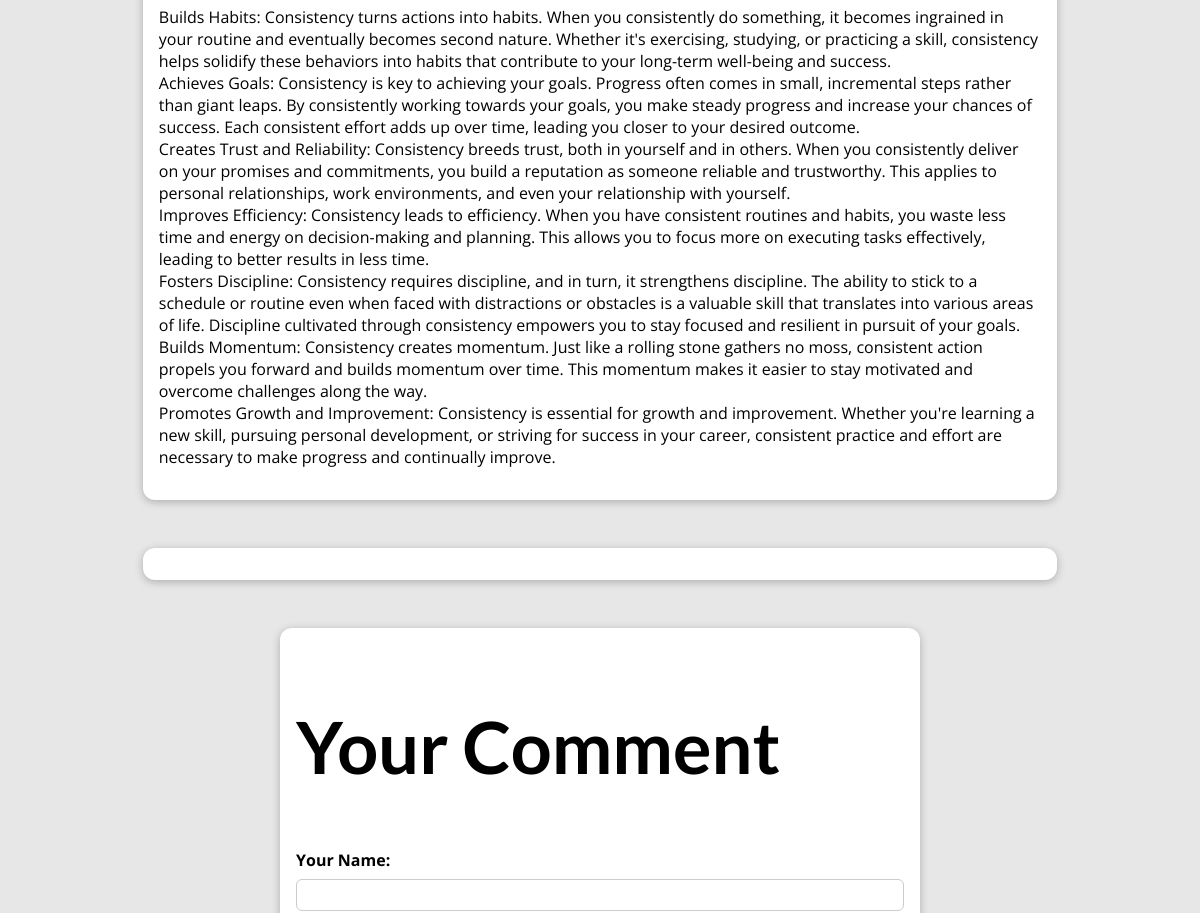
The app's page /posts/importance-of-consistency-in-life (middle part), older data.
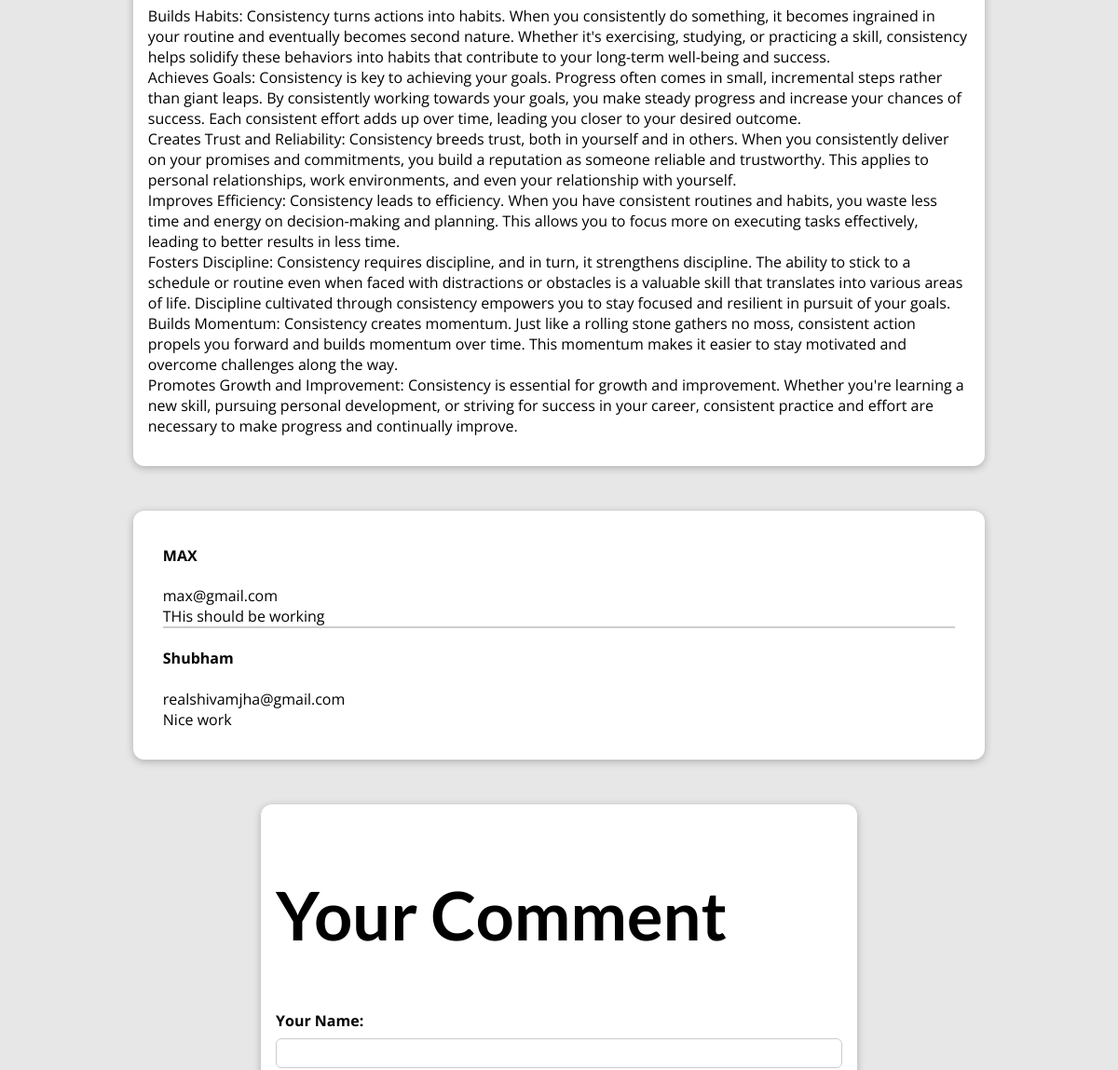
The same page, newer data.
### blog/models.py (models this page shows, shortened)
class Comments(models.Model):
    user_name=models.CharField(max_length=100)
    user_email=models.EmailField(max_length=100)
    comment_text=models.TextField(max_length=500)
    blog=models.ForeignKey(Blog,on_delete=models.CASCADE,related_name="comments",null=True)

### blog/views.py (the view, shortened to what this page needs)
# urls.py: path("posts/<slug:slug>", views.PostDetail.as_view(), name="post-detail-page"),
class PostDetail(View):
    def get(self,request,slug):
        blog=Blog.objects.get(slug=slug)
        context={
            "post":blog,
            "post_tags":blog.tags.all(),
            "comment_form":CommentForm(),
            "comments":blog.comments.all().order_by("-id")
        }
        return render(request,"blog/post-detail.html",context)

### blog/forms.py
class CommentForm(forms.ModelForm):
    class Meta:
        model=Comments
        exclude=["blog"]
        labels={
            "user_name":"Your Name",
            "comment_text":"Your Feedback"
        }
        error_messages={
            "user_name":{
                "required":"Your name must not be empty"}
        }

### blog/models.py (called while the page is built)
    def __str__(self):
        return self.firstname+" "+self.lastname

### blog/templates/blog/post-detail.html (shortened to what this page needs)
{% extends 'base.html' %}
{% load static %}
{% block css_files %}
<link rel="stylesheet" href="{% static 'blog/postdetail.css' %}" />
{% endblock %}
{% block content %}
<section id="summary">
    <main>
        {{post.content|linebreaks}}
    </main>
    <section id="comments">
        <ul>
        {% for comment in comments %}
        <li>
        <h4>{{comment.user_name}}</h4>
        {{comment.user_email}}<br>
        {{comment.comment_text}}</li>
        {% endfor %}
    </ul>
    </section>
    <section id="comment-form">
    <h2 style="color: black;">Your Comment</h2>
        <form action="{% url "post-detail-page" post.slug %}" method="POST">
            {% for form_field in comment_form %}
            <div class="form-control">
                {{ form_field.label_tag}}
                {{form_field}}
            </div>
            {% endfor %}
        </form>
</section>
</section>
{% endblock %}

Row changes from the older to the newer data that the page shows:
added Comments: user_name "MAX", user_email "max@gmail.com", comment_text "THis should be working"
added Comments: user_name "Shubham", user_email "realshivamjha@gmail.com", comment_text "Nice work"
